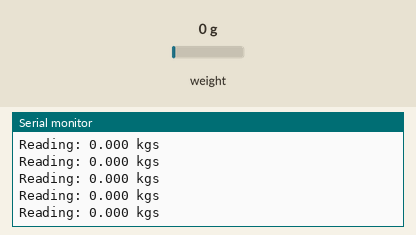
The sketch below on a simulated Arduino Uno, built with avr-gcc and run on an emulated ATmega328P. On the bench: the last lines printed to the serial monitor. Inputs (shaded band) come from the test bench; at power-on: weight on the scale 0 g. The ROS host is connected and sends only what is stated.

Above: at 2.2 s.
2.3 s: weight on the scale set to 100 g
At 2.44 s:
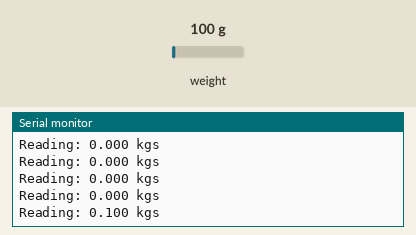
5.3 s: weight on the scale set to 1250 g
At 5.45 s:
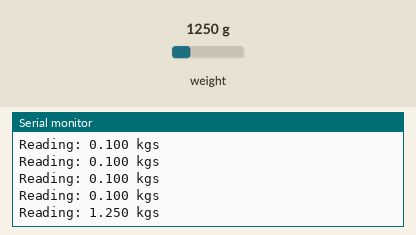
Timing chart, 0 to 8.3 s (numbered marks = the images above; inputs shaded):
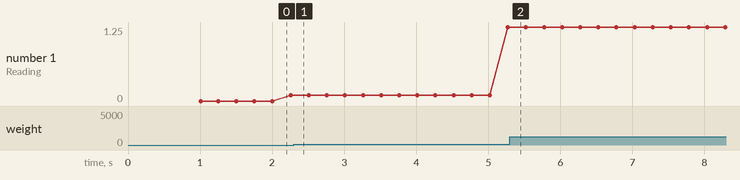

The sketch:

load_cell.ino
```cpp
#include "HX711.h"
#include <ros.h>
#include <std_msgs/Float64.h>

#define calibration_factor 7000 //This value is obtained using the SparkFun_HX711_Calibration sketch

#define LOADCELL_DOUT_PIN  3
#define LOADCELL_SCK_PIN  2

ros::NodeHandle node_handle;

std_msgs::Float64 force_msg;

ros::Publisher force_publisher("/force_reading", &force_msg);

HX711 scale;

void setup() {
  node_handle.initNode();
  node_handle.advertise(force_publisher);

  Serial.begin(9600);

  scale.begin(LOADCELL_DOUT_PIN, LOADCELL_SCK_PIN);
  scale.set_scale(calibration_factor); //This value is obtained by using the SparkFun_HX711_Calibration sketch
  scale.tare();  //Assuming there is no weight on the scale at start up, reset the scale to 0

  Serial.println("Readings:");
}

void loop() {
  Serial.print("Reading: ");
  double reading = scale.get_units();
  force_msg.data = reading;
  Serial.print(reading, 3);
  Serial.print(" kgs");
  Serial.println();

  force_publisher.publish( &force_msg );
  node_handle.spinOnce();

  delay(150);


}
```

Measured:
- plotted number 1: 0.1 → 1.25 after the input at 2.3 s
